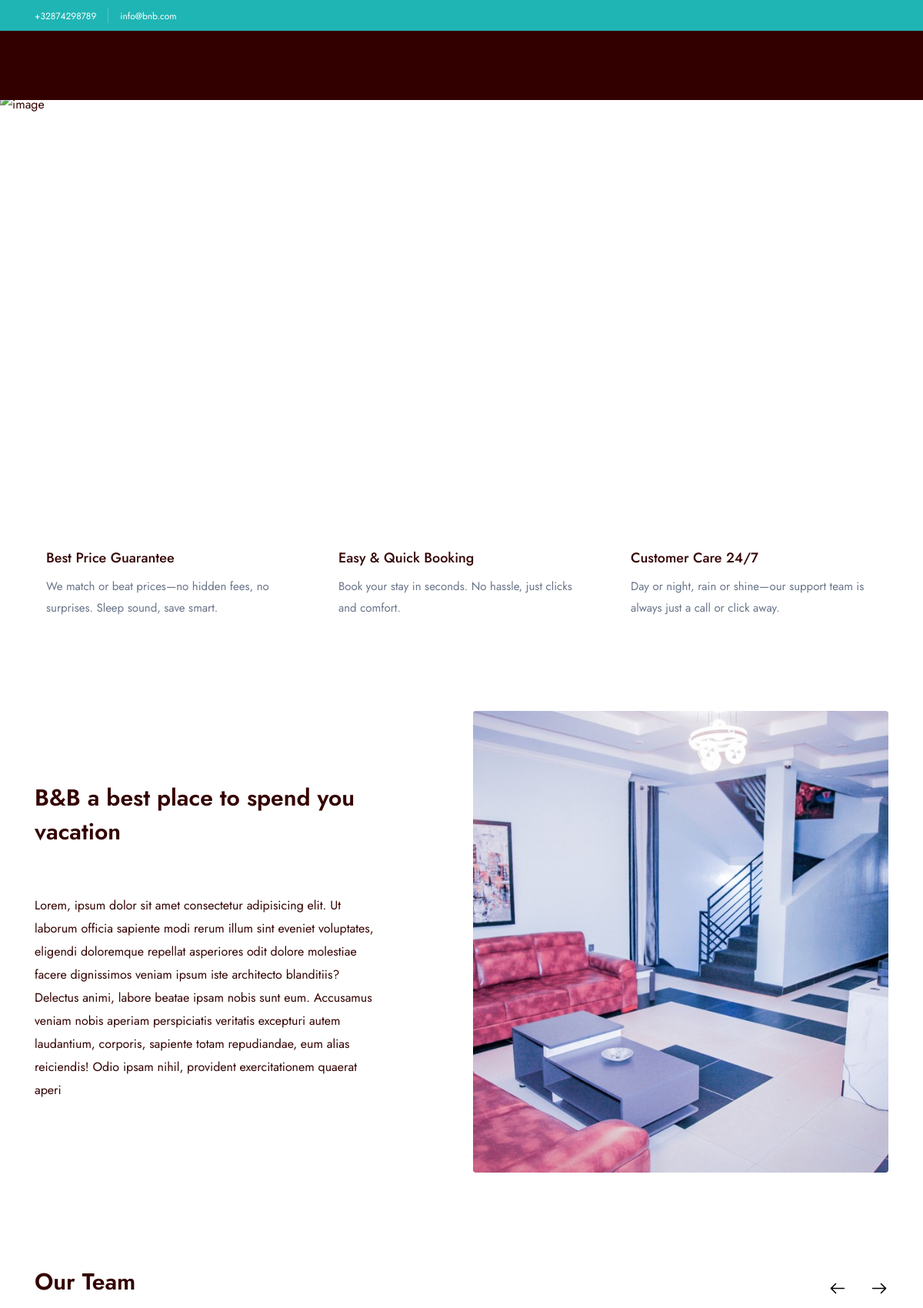
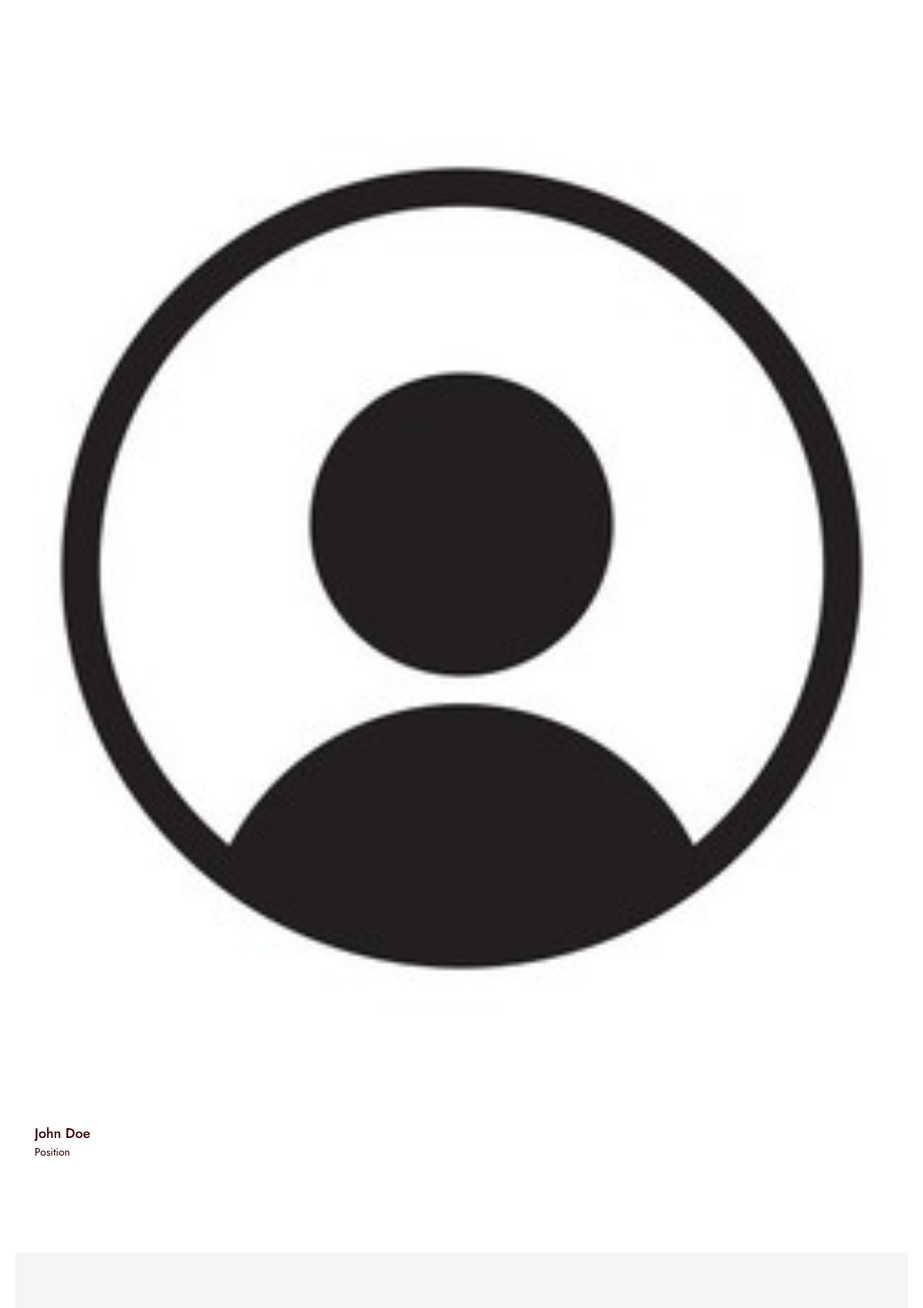
The page /about/ (upper part) on the database its author committed (2 pictures, top to bottom).
### home/models.py (models this page shows, shortened)
class Setting(models.Model):
    email = models.CharField(max_length=255, null=True, blank=True)
    second_email = models.CharField(max_length=255, null=True, blank=True)
    contact_number = models.CharField(max_length=255, null=True, blank=True)
    website = models.URLField(max_length=255, null=True, blank=True)
    instagram = models.URLField(max_length=255, null=True, blank=True)
    twitter = models.URLField(max_length=255, null=True, blank=True)
    facebook = models.URLField(max_length=255, null=True, blank=True)
    whatsapp_number = models.CharField(max_length=255, null=True, blank=True)
    address = models.CharField(max_length=255, null=True, blank=True)
    about_image = ProcessedImageField(
        upload_to=about_image_path,
        processors=[ResizeToFill(630, 700)],
        format='JPEG',
        options={'quality': 90},
        null=True,
        blank=True,
    )
    about_title = models.CharField(max_length=255, null=True, blank=True)
    about_description = models.TextField(null=True, blank=True)
    hero_image = ProcessedImageField(
        upload_to='settings/hero_images/',
        processors=[ResizeToFill(1920, 1080)],
        format='JPEG',
        options={'quality': 90},
        null=True,
        blank=True,
    )
    hero_title = models.CharField(max_length=255, null=True, blank=True)
    hero_desc = models.TextField(null=True, blank=True)
    class Meta:
        verbose_name = "Setting"
        verbose_name_plural = "Settings"

class Service(models.Model):
    setting = models.ForeignKey(Setting, on_delete=models.CASCADE, related_name='services')
    service_title = models.CharField(max_length=255)
    service_desc = models.TextField()

class Team(models.Model):
    name = models.CharField(max_length=255)
    position = models.CharField(max_length=255)
    image = ProcessedImageField(
        upload_to=team_image_path,
        processors=[ResizeToFill(234, 300)],
        format='JPEG',
        options={'quality': 90},
        null=True,
        blank=True,
    )
    created_at = models.DateTimeField(default=timezone.now)
    updated_at = models.DateTimeField(auto_now=True)
    class Meta:
        verbose_name_plural = "Team Members"

### home/views.py (the view)
# urls.py: path('about/', about, name="about"),
def about(request):
    team = Team.objects.all()
    testimonies = Testimony.objects.filter(status=True)
    happy_people_count = testimonies.count()
    average_rating = testimonies.aggregate(Avg('rating'))['rating__avg'] or 0
    average_rating = round(average_rating, 2)
    settings = Setting.objects.first()
    context = {
        'team': team,
        'testimonies': testimonies,
        'happy_people_count': happy_people_count,
        'average_rating': average_rating,
        'settings': settings
    }
    return render(request, 'about.html', context)

### templates/about.html (shortened to what this page needs)
{% extends 'layouts/app.html' %}
{% load static %}
{% load humanize %}
{% block content %}
    <br>
    <br>
    <br>
    <br>
    <section class="section-bg layout-pt-lg layout-pb-lg">
        <div class="section-bg__item col-12">
            <img src="https://media.tacdn.com/media/attractions-content--1x-1/12/27/59/4c.jpg" alt="image">
        </div>
        <div class="container">
            <div class="row justify-center text-center">
                <div class="col-xl-6 col-lg-8 col-md-10">
                    <h1 class="text-40 md:text-25 fw-600 text-white">Looking for joy?</h1>
                    <div class="text-white mt-15">Your trusted trip companion</div>
                </div>
            </div>
        </div>
    </section>
    <section class="layout-pt-lg layout-pb-md">
        <div data-anim-wrap class="container">
            <div class="row y-gap-40 justify-between pt-50">
                {% for service in settings.services.all %}
                    <div class="col-lg-4 col-md-6">
                        <div class="d-flex pr-30">
                            <div class="ml-15">
                                <h4 class="text-18 fw-500">{{ service.service_title }}</h4>
                                <p class="text-15 mt-10">{{ service.service_desc }}</p>
                            </div>
                        </div>
                    </div>
                {% endfor %}
            </div>
        </div>
    </section>
    <section class="layout-pt-md">
        <div class="container">
            <div class="row y-gap-30 justify-between items-center">
                <div class="col-lg-5">
                    <h2 class="text-30 fw-600">{{ settings.about_title }}</h2>
                    <p class="text-dark-1 mt-60 lg:mt-40 md:mt-20">
                        {{ settings.about_description }}
                    </p>
                </div>
                <div class="col-lg-6">
                    <img src="{% if settings.about_image %}{{ settings.about_image.url }}{% else %}{% static 'img/default.png' %}{% endif %}" alt="image" class="rounded-4">
                </div>
            </div>
        </div>
    </section>
    <section class="layout-pt-lg layout-pb-lg">
        <div class="container">
            <div class="row y-gap-20 justify-between items-end">
                <div class="col-auto">
                    <div class="sectionTitle -md">
                        <h2 class="sectionTitle__title">Our Team</h2>
                    </div>
                </div>
                <div class="col-auto">
                    <div class="d-flex x-gap-15 items-center justify-center">
                        <div class="col-auto">
                            <button class="d-flex items-center text-24 arrow-left-hover js-team-prev">
                            <i class="icon icon-arrow-left"></i>
                            </button>
                        </div>
                        <div class="col-auto">
                            <button class="d-flex items-center text-24 arrow-right-hover js-team-next">
                            <i class="icon icon-arrow-right"></i>
                            </button>
                        </div>
                    </div>
                </div>
            </div>
            <div class="overflow-hidden pt-40 js-section-slider" data-gap="30" data-slider-cols="xl-5 lg-4 md-2 sm-2 base-1" data-nav-prev="js-team-prev" data-pagination="js-team-pag" data-nav-next="js-team-next">
                <div class="swiper-wrapper">
                    {% for person in team %}
                        <div class="swiper-slide">
                            <div class="">
                                <img src="{% if person.image %}{{ person.image.url }}{% else %}{% static 'img/default.png' %}{% endif %}" alt="image" class="rounded-4 col-12" style="">
                                <div class="mt-10">
                                    <div class="text-18 lh-15 fw-500">{{ person.name }}</div>
                                    <div class="text-14 lh-15">{{ person.position }}</div>
                                </div>
                            </div>
                        </div>
                    {% endfor %}
                </div>
            </div>
        </div>
    </section>
    <section class="section-bg layout-pt-lg layout-pb-lg">
    </section>
{% endblock %}

### templates/inc/header.html (shortened to what this page needs)
{% load static %}
<section class="header-banner py-5 bg-blue-1 z-2">
	<div class="container">
		<div class="row items-center justify-between">
			<div class="col-auto">
				<div class="row x-gap-15 y-gap-15 items-center">
					<div class="col-auto md:d-none">
						<a href="#" class="text-12 text-white">+{{ settings.contact_number }}</a>
					</div>
					<div class="col-auto md:d-none">
					</div>
					<div class="col-auto">
						<a href="#" class="text-12 text-white">{{ settings.email }}</a>
					</div>
				</div>
			</div>
		</div>
	</div>
</section>
<header data-add-bg="bg-dark-1" class="header mt-40 -type-9 js-header" data-x="header" data-x-toggle="is-menu-opened" style="background: #330000 !important;">
</header>

### rows shown on the page
Setting: contact_number "32874298789", email "info@bnb.com", about_title "B&B a best place to spend you vacation", about_description "Lorem, ipsum dolor sit amet consectetur adipisicing elit. Ut laborum officia sapiente modi rerum illum sint eveniet voluptates, eligendi doloremque repellat asperiores odit dolore molestiae facere dignissimos veniam ipsum iste architecto blanditiis? Delectus animi, labore beatae ipsam nobis sunt eum. Accusamus veniam nobis aperiam perspiciatis veritatis excepturi autem laudantium, corporis, sapiente totam repudiandae, eum alias reiciendis! Odio ipsam nihil, provident exercitationem quaerat aperi", about_image (picture)
Service: service_title "Best Price Guarantee", service_desc "We match or beat prices—no hidden fees, no surprises. Sleep sound, save smart."
Service: service_title "Easy & Quick Booking", service_desc "Book your stay in seconds. No hassle, just clicks and comfort."
Service: service_title "Customer Care 24/7", service_desc "Day or night, rain or shine—our support team is always just a call or click away."
Team: image (picture), name "John Doe", position "Position"
